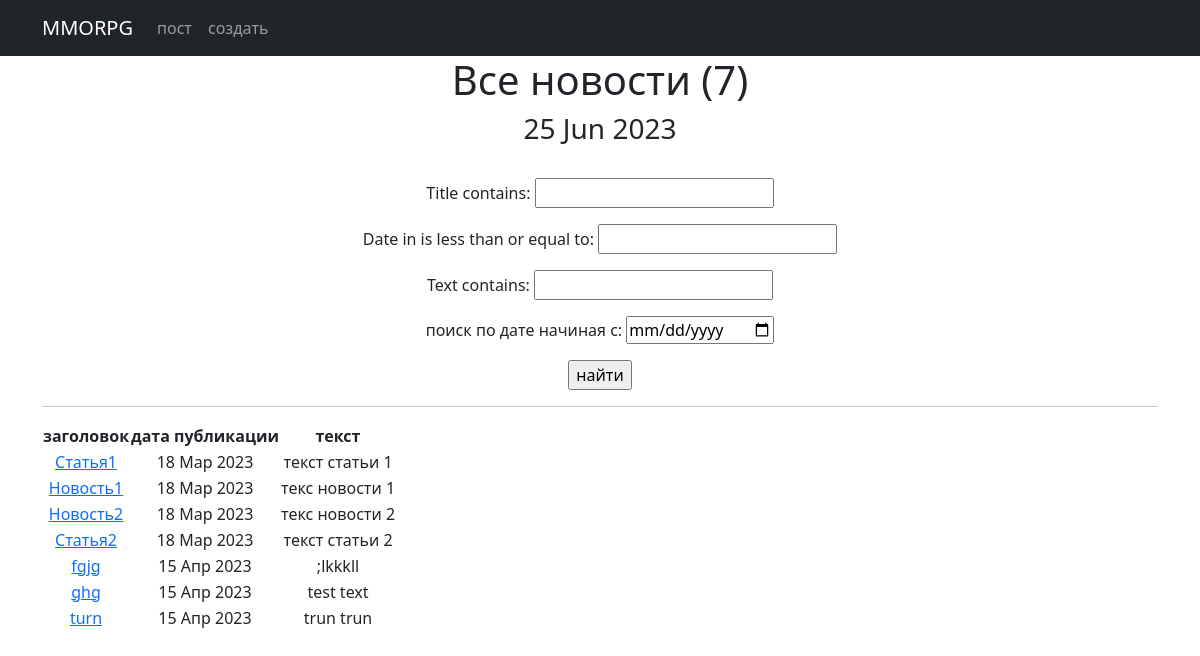
The page /news/search/ on the database as committed earlier.
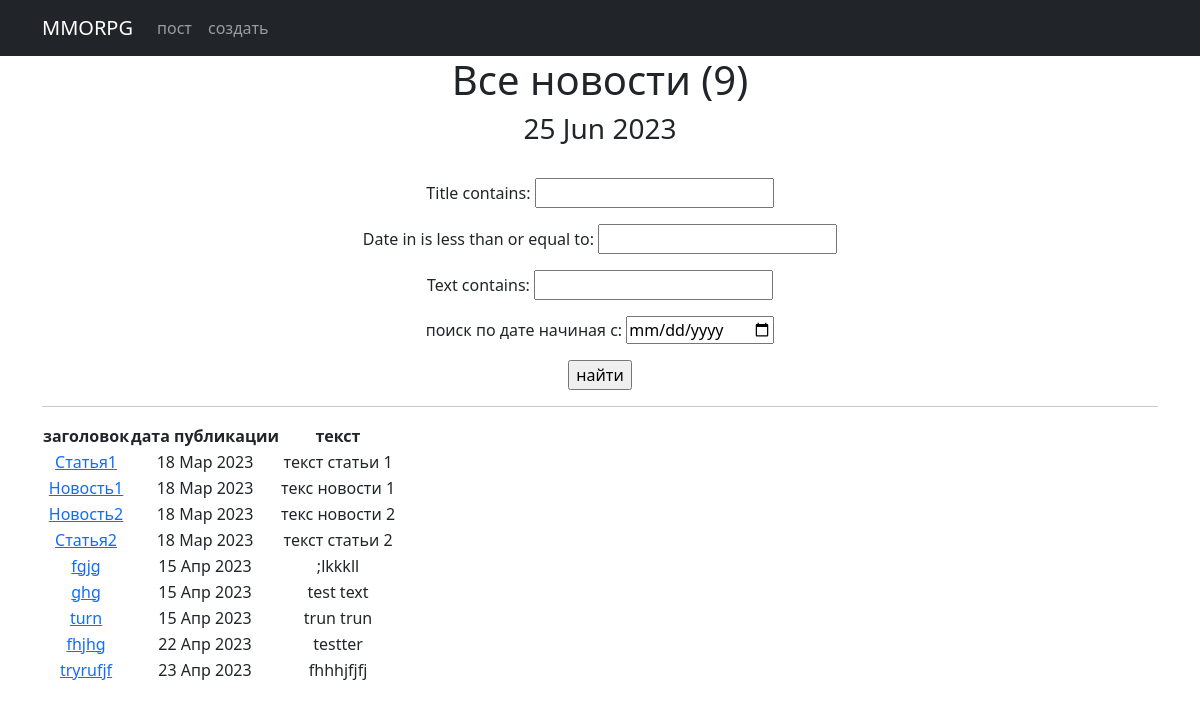
The same page on the database as committed later.
### news/models.py (models this page shows, shortened)
class Post(models.Model):
    author_post = models.ForeignKey(Author, on_delete=models.CASCADE)
    post_news = models.CharField(max_length=2, choices=POST, default='PO')
    date_in = models.DateTimeField(auto_now_add=True)
    category = models.ManyToManyField(Category, through='PostCategory')
    title = models.CharField(max_length=50)
    text = RichTextField()
    video_count = models.PositiveIntegerField(default=0)
    image_count = models.PositiveIntegerField(default=0)
    max_video_count = 1
    max_image_count = 3

### news/views.py (the view)
# urls.py: path('search/', PostSearch.as_view(), name='post_search'),
class PostSearch(ListView):   #поиск поста
    model = Post
    template_name = 'post_search.html'
    context_object_name = 'post_news'
    paginate_by = 50
    def get_queryset(self):  # получаем обычный запрос
        queryset = super().get_queryset()  # используем наш класс фильтрации
        self.filterset = PostFilter(self.request.GET, queryset)
        return self.filterset.qs
    def get_context_data(self, **kwargs):
        context = super().get_context_data(**kwargs)
        context['filterset'] = self.filterset
        return context

### news/templatetags/censor.py (called while the page is built)
@register.filter()
def censor(value):
    for words in censored_words:
        if words in value:
            censor_words = f"p{''.join(['*' for words in range(len(words))])}"
            value = value.replace(words, censor_words)
    return value

### news/templatetags/custom_tags.py (called while the page is built)
@register.simple_tag()
def current_time(format_string='%d %b %Y'):
    return datetime.utcnow().strftime(format_string)

### templates/post_search.html (shortened to what this page needs)
<!DOCTYPE html>
<html lang="en">
<head>
    <title>{% extends 'flatpages/default.html' %}</title>
{% load censor %}
{% load custom_tags %}
{% block content %}
<body>
<h1>Все новости ({{ post_news.count}})</h1>
<h3>{% current_time '%d %b %Y' %}</h3>
<br>
<form action=""
      method="get">
    {{ filterset.form.as_p }}
    <input type="submit"
    value="найти"/>
</form>
<hr>
{% if post_news %}
    <table>
        <thead>
        <tr>
            <th>заголовок</th>
            <th>дата публикации</th>
            <th>текст</th>
        </tr>
        {% for post in post_news %}
        <tr>
            <td><a href="{% url 'post_detail' post.id %}">{{ post.title|censor}}</a></td>
            <td>{{ post.date_in|date:'d M Y'}}</td>
            <td>{{ post.text|censor|truncatechars:20}}</td>
        </tr>
        {% endfor %}
        </thead>
    </table>
{% else %}
    <h2>новостей нет!</h2>
{% endif %}
{% endblock content %}

Rows that differ between the two databases and show on the page:
added Post: title|censor "fhjhg", date_in "22 Апр 2023", text|censor "testter"
added Post: title|censor "tryrufjf", date_in "23 Апр 2023", text|censor "fhhhjfjfj"
Other text that changed with them:
{{ post_news.count }}: "7" → "9"
